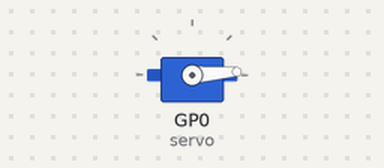
Recording of a program running on a simulated Raspberry Pi Pico running MicroPython. On the bench: servo. Servo angles are drawn from the pulse width (0.5 ms = 0°, 2.5 ms = 180°).

Above: at 0.05 s.
At 3.0 s:
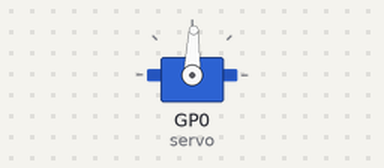
At 6.0 s:
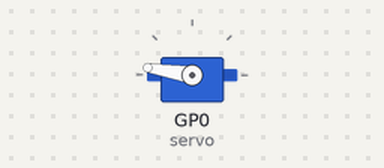
Timing chart, 0 to 7.8 s (numbered marks = the images above):
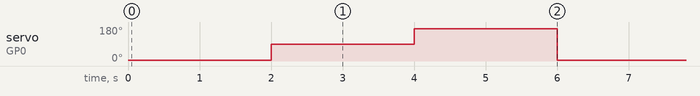

The program:

Servo_lib.py
```python
'''
Servo_lib.py

Library: servo.py

GND -> GND (38)
VCC -> VBUS (40)
Signal -> GPIO

'''

from servo import Servo
from time import sleep

# Erstelle Servo-Objekt an Pin 0
servo = Servo(pin=0)

try:
    while True:
        #Servo bei 0 Grad
        servo.move(0)
        sleep(2)
        #Servo bei 90 Grad
        servo.move(90)
        sleep(2)
        #Servo bei 180 Grad
        servo.move(180)
        sleep(2)

except KeyboardInterrupt:
    print("Keyboard interrupt")
    # Deaktiviere PWM
    servo.stop()
```

servo.py
```python
# Library servo.py
from machine import Pin, PWM

class Servo:
    __servo_pwm_freq = 50
    __min_u16_duty = 1802
    __max_u16_duty = 7864
    min_angle = 0
    max_angle = 180
    current_angle = 0.001


    def __init__(self, pin):
        self.__initialise(pin)


    def update_settings(self, servo_pwm_freq, min_u16_duty, max_u16_duty, min_angle, max_angle, pin):
        self.__servo_pwm_freq = servo_pwm_freq
        self.__min_u16_duty = min_u16_duty
        self.__max_u16_duty = max_u16_duty
        self.min_angle = min_angle
        self.max_angle = max_angle
        self.__initialise(pin)


    def move(self, angle):
        # round to 2 decimal places, so we have a chance of reducing unwanted servo adjustments
        angle = round(angle, 2)
        # do we need to move?
        if angle == self.current_angle:
            return
        self.current_angle = angle
        # calculate the new duty cycle and move the motor
        duty_u16 = self.__angle_to_u16_duty(angle)
        self.__motor.duty_u16(duty_u16)

    def stop(self):
        self.__motor.deinit()

    def get_current_angle(self):
        return self.current_angle

    def __angle_to_u16_duty(self, angle):
        return int((angle - self.min_angle) * self.__angle_conversion_factor) + self.__min_u16_duty


    def __initialise(self, pin):
        self.current_angle = -0.001
        self.__angle_conversion_factor = (self.__max_u16_duty - self.__min_u16_duty) / (self.max_angle - self.min_angle)
        self.__motor = PWM(Pin(pin))
        self.__motor.freq(self.__servo_pwm_freq)
```

Measured:
- by itself, servo on GP0 (servo): repeats every 6.0 s: 171° 2.0 s, 4° 2.0 s, 88° 2.0 s
